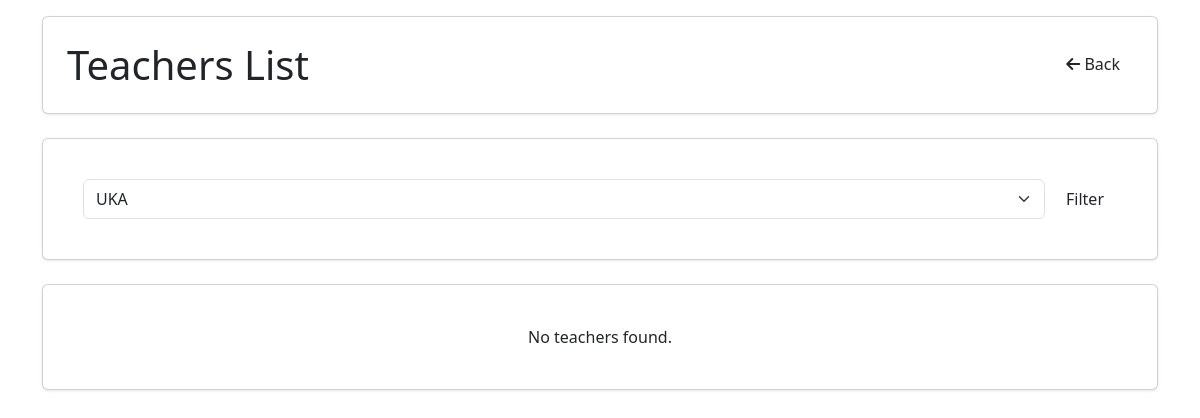
Before: /admin/teachers_list.php?school_id=3 (signed in) with the older database file.
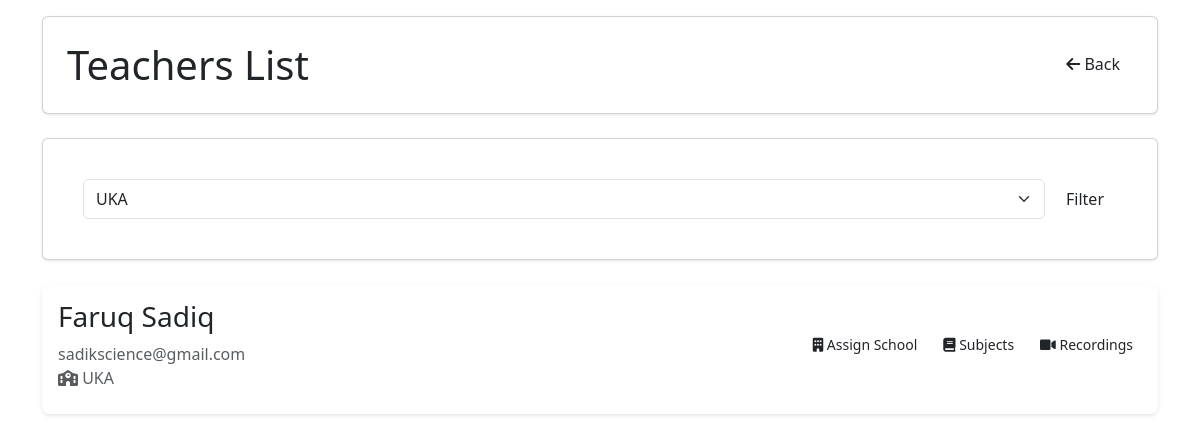
After: the same page with the newer database file.
### tables this page shows
CREATE TABLE `users` (
  `id` int NOT NULL,
  `name` varchar(100) NOT NULL,
  `email` varchar(100) NOT NULL,
  `password` varchar(255) NOT NULL,
  `role` enum('admin','teacher') NOT NULL,
  `created_at` timestamp NOT NULL DEFAULT CURRENT_TIMESTAMP,
  `school_id` int NOT NULL
);

CREATE TABLE `schools` (
  `id` int NOT NULL,
  `name` varchar(255) NOT NULL,
  `code` varchar(20) NOT NULL,
  `address` varchar(255) DEFAULT NULL,
  `logo_path` varchar(255) DEFAULT NULL,
  `border_color` varchar(20) DEFAULT '#3366cc',
  `created_by` int DEFAULT NULL,
  `created_at` timestamp NOT NULL DEFAULT CURRENT_TIMESTAMP
);

### admin/teachers_list.php (the view, shortened to what this page needs)
<?php
require_once '../includes/db.php';
require_once '../components/school_selector.php';
try {
    $schoolsStmt = $pdo->query("SELECT id, name FROM schools ORDER BY name");
    $schools = $schoolsStmt->fetchAll();
} catch (PDOException $e) {
    $error = "Error fetching schools";
    error_log($e->getMessage());
    $schools = [];
}
try {
    $query = "
        SELECT u.*, s.name as school_name
        FROM users u
        LEFT JOIN schools s ON u.school_id = s.id
        WHERE u.role = 'teacher'";
    $params = [];
    if (isset($_GET['school_id']) && $_GET['school_id'] > 0) {
        $query .= " AND u.school_id = ?";
        $params[] = $_GET['school_id'];
    }
    $query .= " ORDER BY u.name";
    $stmt = $pdo->prepare($query);
    $stmt->execute($params);
    $teachers = $stmt->fetchAll();
} catch (PDOException $e) {
    $error = "Error fetching teachers";
    error_log($e->getMessage());
    $teachers = [];
}
?>
<!DOCTYPE html>
<html lang="en">
<head>
    <link rel="stylesheet" href="../assets/clean-styles.css">
    <link href="https://cdn.jsdelivr.net/npm/bootstrap@5.3.0-alpha1/dist/css/bootstrap.min.css" rel="stylesheet">
    <link rel="stylesheet" href="https://cdnjs.cloudflare.com/ajax/libs/font-awesome/6.0.0-beta3/css/all.min.css">
</head>
<body>
    <div class="container">
        <div class="card mb-4">
            <div class="d-flex justify-content-between align-items-center">
                <h1 class="mb-0">Teachers List</h1>
                <div class="d-flex gap-2">
                    <a href="dashboard.php" class="btn">
                        <i class="fas fa-arrow-left"></i>
                        <span class="d-none d-md-inline ml-2">Back</span>
                    </a>
                </div>
            </div>
        </div>
        <div class="card mb-4">
            <div class="card-body">
                <form method="get" class="d-flex gap-2">
                    <select name="school_id" class="form-select">
                        <?php foreach ($schools as $school): ?>
                            <option value="<?= $school['id'] ?>"
                                <?= (isset($_GET['school_id']) && $_GET['school_id'] == $school['id']) ? 'selected' : '' ?>>
                                <?= htmlspecialchars($school['name']) ?>
                            </option>
                        <?php endforeach; ?>
                    </select>
                    <button type="submit" class="btn">Filter</button>
                </form>
            </div>
        </div>
        <div class="teachers-grid">
            <?php if (!empty($teachers)): ?>
                <?php foreach ($teachers as $teacher): ?>
                    <div class="teacher-card">
                        <div class="teacher-info">
                            <div>
                                <h3><?= htmlspecialchars($teacher['name']) ?></h3>
                                <p class="text-muted mb-0"><?= htmlspecialchars($teacher['email']) ?></p>
                                <p class="text-muted mb-0">
                                    <i class="fas fa-school"></i>
                                    <?= htmlspecialchars($teacher['school_name'] ?? 'Not Assigned') ?>
                                </p>
                            </div>
                            <div class="d-flex gap-2">
                                <button onclick="showAssignSchool(<?= htmlspecialchars(json_encode($teacher)) ?>)"
                                        class="btn btn-sm">
                                    <i class="fas fa-building"></i>
                                    <span class="d-none d-md-inline">Assign School</span>
                                </button>
                                <a href="teacher_subjects.php?teacher_id=<?= $teacher['id'] ?>" class="btn btn-sm">
                                    <i class="fas fa-book"></i>
                                    <span class="d-none d-md-inline">Subjects</span>
                                </a>
                                <a href="view_recordings.php?teacher_id=<?= $teacher['id'] ?>" class="btn btn-sm">
                                    <i class="fas fa-video"></i>
                                    <span class="d-none d-md-inline">Recordings</span>
                                </a>
                            </div>
                        </div>
                    </div>
                <?php endforeach; ?>
            <?php else: ?>
                <div class="card">
                    <div class="card-body text-center">
                        <p class="mb-0">No teachers found.</p>
                    </div>
                </div>
            <?php endif; ?>
        </div>
    </div>
</body>
</html>

Changed rows visible on the page:
added users: name "Faruq Sadiq", email "sadikscience@gmail.com", school.name "UKA"
Other visible differences:
text no longer shown: "No teachers found."
